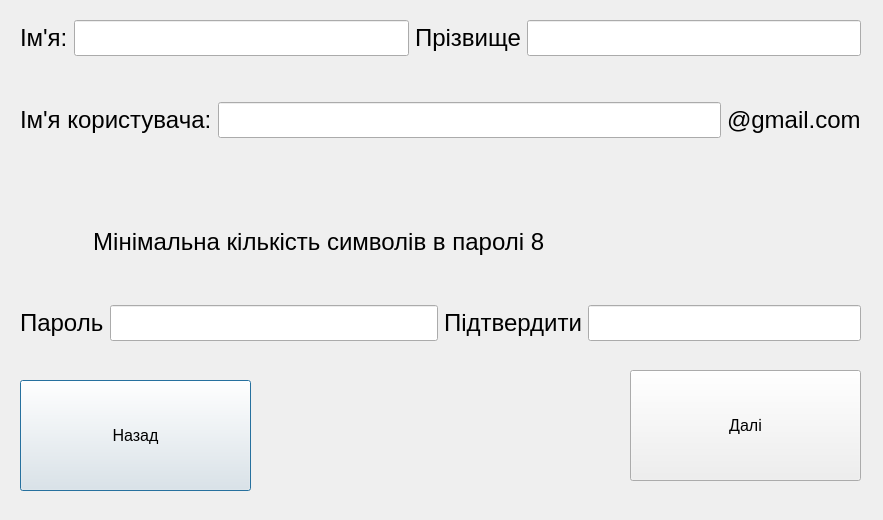
<?xml version="1.0" encoding="UTF-8"?>
<ui version="4.0">
 <class>registration</class>
 <widget class="QDialog" name="registration">
  <property name="geometry">
   <rect>
    <x>0</x>
    <y>0</y>
    <width>883</width>
    <height>520</height>
   </rect>
  </property>
  <property name="windowTitle">
   <string>Dialog</string>
  </property>
  <widget class="QWidget" name="verticalLayoutWidget">
   <property name="geometry">
    <rect>
     <x>20</x>
     <y>20</y>
     <width>841</width>
     <height>321</height>
    </rect>
   </property>
   <layout class="QVBoxLayout" name="verticalLayout">
    <item>
     <layout class="QHBoxLayout" name="horizontalLayout_5">
      <item>
       <layout class="QHBoxLayout" name="horizontalLayout_7">
        <item>
         <layout class="QHBoxLayout" name="horizontalLayout_6">
          <item>
           <widget class="QLabel" name="name1">
            <property name="font">
             <font>
              <pointsize>18</pointsize>
             </font>
            </property>
            <property name="text">
             <string>Ім'я:</string>
            </property>
           </widget>
          </item>
          <item>
           <widget class="QLineEdit" name="name">
            <property name="font">
             <font>
              <pointsize>18</pointsize>
             </font>
            </property>
           </widget>
          </item>
          <item>
           <widget class="QLabel" name="surname1">
            <property name="font">
             <font>
              <pointsize>18</pointsize>
             </font>
            </property>
            <property name="text">
             <string>Прізвище</string>
            </property>
           </widget>
          </item>
          <item>
           <widget class="QLineEdit" name="surname">
            <property name="font">
             <font>
              <pointsize>18</pointsize>
             </font>
            </property>
           </widget>
          </item>
         </layout>
        </item>
       </layout>
      </item>
     </layout>
    </item>
    <item>
     <layout class="QHBoxLayout" name="horizontalLayout_4">
      <item>
       <widget class="QLabel" name="nameUser">
        <property name="font">
         <font>
          <pointsize>18</pointsize>
         </font>
        </property>
        <property name="text">
         <string>Ім'я користувача:</string>
        </property>
       </widget>
      </item>
      <item>
       <widget class="QLineEdit" name="nameMail">
        <property name="font">
         <font>
          <pointsize>18</pointsize>
         </font>
        </property>
       </widget>
      </item>
      <item>
       <widget class="QLabel" name="gmailCom">
        <property name="font">
         <font>
          <pointsize>18</pointsize>
         </font>
        </property>
        <property name="text">
         <string>@gmail.com</string>
        </property>
       </widget>
      </item>
     </layout>
    </item>
    <item>
     <layout class="QVBoxLayout" name="verticalLayout_2">
      <item>
       <widget class="QLabel" name="label">
        <property name="font">
         <font>
          <pointsize>18</pointsize>
         </font>
        </property>
        <property name="text">
         <string>           Мінімальна кількість символів в паролі 8</string>
        </property>
       </widget>
      </item>
     </layout>
    </item>
    <item>
     <layout class="QHBoxLayout" name="horizontalLayout_3">
      <item>
       <layout class="QHBoxLayout" name="horizontalLayout">
        <item>
         <widget class="QLabel" name="name_6">
          <property name="font">
           <font>
            <pointsize>18</pointsize>
           </font>
          </property>
          <property name="text">
           <string>Пароль</string>
          </property>
         </widget>
        </item>
        <item>
         <widget class="QLineEdit" name="password">
          <property name="font">
           <font>
            <pointsize>18</pointsize>
           </font>
          </property>
          <property name="text">
           <string/>
          </property>
         </widget>
        </item>
       </layout>
      </item>
      <item>
       <layout class="QHBoxLayout" name="horizontalLayout_2">
        <item>
         <widget class="QLabel" name="name_8">
          <property name="font">
           <font>
            <pointsize>18</pointsize>
           </font>
          </property>
          <property name="text">
           <string>Підтвердити</string>
          </property>
         </widget>
        </item>
        <item>
         <widget class="QLineEdit" name="passportConfirm">
          <property name="font">
           <font>
            <pointsize>18</pointsize>
           </font>
          </property>
          <property name="text">
           <string/>
          </property>
         </widget>
        </item>
       </layout>
      </item>
     </layout>
    </item>
   </layout>
  </widget>
  <widget class="QPushButton" name="exit">
   <property name="geometry">
    <rect>
     <x>20</x>
     <y>380</y>
     <width>231</width>
     <height>111</height>
    </rect>
   </property>
   <property name="font">
    <font>
     <pointsize>12</pointsize>
    </font>
   </property>
   <property name="text">
    <string>Назад</string>
   </property>
  </widget>
  <widget class="QPushButton" name="next">
   <property name="geometry">
    <rect>
     <x>630</x>
     <y>370</y>
     <width>231</width>
     <height>111</height>
    </rect>
   </property>
   <property name="font">
    <font>
     <pointsize>12</pointsize>
    </font>
   </property>
   <property name="text">
    <string>Далі</string>
   </property>
  </widget>
 </widget>
 <resources/>
 <connections/>
</ui>
